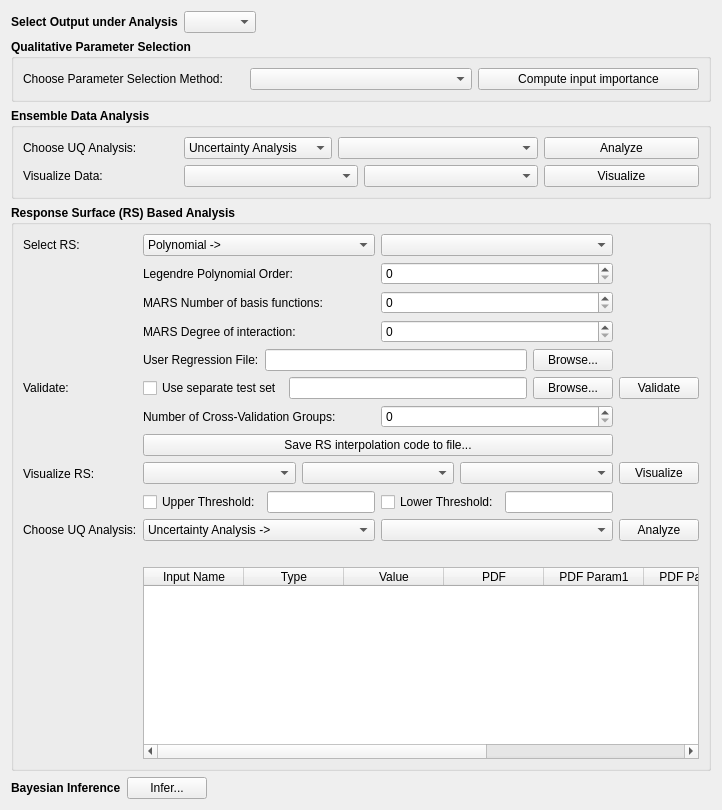
        <widget class="QWidget" name="page_2">
         <layout class="QGridLayout" name="gridLayout_9">
          <item row="0" column="0">
           <layout class="QHBoxLayout" name="horizontalLayout">
            <item>
             <widget class="QLabel" name="output_static">
              <property name="font">
               <font>
                <weight>75</weight>
                <bold>true</bold>
               </font>
              </property>
              <property name="text">
               <string>Select Output under Analysis</string>
              </property>
              <property name="alignment">
               <set>Qt::AlignCenter</set>
              </property>
             </widget>
            </item>
            <item>
             <widget class="QComboBox" name="output_combo">
              <property name="font">
               <font>
                <weight>50</weight>
                <bold>false</bold>
               </font>
              </property>
             </widget>
            </item>
            <item>
             <spacer name="horizontalSpacer">
              <property name="orientation">
               <enum>Qt::Horizontal</enum>
              </property>
              <property name="sizeHint" stdset="0">
               <size>
                <width>40</width>
                <height>20</height>
               </size>
              </property>
             </spacer>
            </item>
           </layout>
          </item>
          <item row="1" column="0">
           <widget class="QGroupBox" name="paramSelectGroup">
            <property name="font">
             <font>
              <weight>75</weight>
              <bold>true</bold>
             </font>
            </property>
            <property name="title">
             <string>Qualitative Parameter Selection</string>
            </property>
            <layout class="QGridLayout" name="gridLayout">
             <item row="0" column="0">
              <layout class="QHBoxLayout" name="horizontalLayout_7">
               <item>
                <widget class="QLabel" name="screen_static">
                 <property name="font">
                  <font>
                   <weight>50</weight>
                   <bold>false</bold>
                  </font>
                 </property>
                 <property name="text">
                  <string>Choose Parameter Selection Method:</string>
                 </property>
                </widget>
               </item>
               <item>
                <widget class="QComboBox" name="screen_combo">
                 <property name="minimumSize">
                  <size>
                   <width>200</width>
                   <height>0</height>
                  </size>
                 </property>
                 <property name="font">
                  <font>
                   <weight>50</weight>
                   <bold>false</bold>
                  </font>
                 </property>
                </widget>
               </item>
               <item>
                <widget class="QPushButton" name="screen_button">
                 <property name="font">
                  <font>
                   <weight>50</weight>
                   <bold>false</bold>
                  </font>
                 </property>
                 <property name="toolTip">
                  <string>The results will be a bar chart that shows the significance
of each input with respect to the chosen output.
You can use this information to eliminate insignificant
input parameters from subsequent analyses.</string>
                 </property>
                 <property name="text">
                  <string>Compute input importance</string>
                 </property>
                </widget>
               </item>
              </layout>
             </item>
            </layout>
           </widget>
          </item>
          <item row="2" column="0">
           <widget class="QGroupBox" name="ensembleDataGroup">
            <property name="font">
             <font>
              <weight>75</weight>
              <bold>true</bold>
             </font>
            </property>
            <property name="title">
             <string>Ensemble Data Analysis</string>
            </property>
            <layout class="QGridLayout" name="gridLayout_2">
             <item row="0" column="0">
              <widget class="QLabel" name="dataAnalyze_static">
               <property name="font">
                <font>
                 <weight>50</weight>
                 <bold>false</bold>
                </font>
               </property>
               <property name="text">
                <string>Choose UQ Analysis:</string>
               </property>
              </widget>
             </item>
             <item row="0" column="1">
              <layout class="QHBoxLayout" name="horizontalLayout_8">
               <item>
                <widget class="QComboBox" name="dataAnalyze_combo1">
                 <property name="font">
                  <font>
                   <weight>50</weight>
                   <bold>false</bold>
                  </font>
                 </property>
                 <property name="toolTip">
                  <string>Select analysis type.</string>
                 </property>
                 <item>
                  <property name="text">
                   <string>Uncertainty Analysis</string>
                  </property>
                 </item>
                 <item>
                  <property name="text">
                   <string>Correlation Analysis</string>
                  </property>
                 </item>
                 <item>
                  <property name="text">
                   <string>Sensitivity Analysis -&gt;</string>
                  </property>
                 </item>
                </widget>
               </item>
               <item>
                <widget class="QComboBox" name="dataAnalyze_combo2">
                 <property name="minimumSize">
                  <size>
                   <width>200</width>
                   <height>0</height>
                  </size>
                 </property>
                 <property name="font">
                  <font>
                   <weight>50</weight>
                   <bold>false</bold>
                  </font>
                 </property>
                 <property name="toolTip">
                  <string>Select analysis subtype, if available.</string>
                 </property>
                </widget>
               </item>
              </layout>
             </item>
             <item row="0" column="2">
              <widget class="QPushButton" name="dataAnalyze_button">
               <property name="font">
                <font>
                 <weight>50</weight>
                 <bold>false</bold>
                </font>
               </property>
               <property name="toolTip">
                <string>Analysis will be performed on the &quot;raw&quot; ensemble.</string>
               </property>
               <property name="text">
                <string>Analyze</string>
               </property>
              </widget>
             </item>
             <item row="1" column="0">
              <widget class="QLabel" name="dataViz_static">
               <property name="font">
                <font>
                 <weight>50</weight>
                 <bold>false</bold>
                </font>
               </property>
               <property name="text">
                <string>Visualize Data:</string>
               </property>
              </widget>
             </item>
             <item row="1" column="1">
              <layout class="QHBoxLayout" name="horizontalLayout_9">
               <item>
                <widget class="QComboBox" name="dataViz_combo1">
                 <property name="font">
                  <font>
                   <weight>50</weight>
                   <bold>false</bold>
                  </font>
                 </property>
                 <property name="toolTip">
                  <string>Select unique input(s) to plot against the output.</string>
                 </property>
                </widget>
               </item>
               <item>
                <widget class="QComboBox" name="dataViz_combo2">
                 <property name="font">
                  <font>
                   <weight>50</weight>
                   <bold>false</bold>
                  </font>
                 </property>
                 <property name="toolTip">
                  <string>Select unique input(s) to plot against the output.</string>
                 </property>
                </widget>
               </item>
              </layout>
             </item>
             <item row="1" column="2">
              <widget class="QPushButton" name="dataViz_button">
               <property name="font">
                <font>
                 <weight>50</weight>
                 <bold>false</bold>
                </font>
               </property>
               <property name="toolTip">
                <string>Selection of 1 input will result in a 2-D scatterplot.
Selection of 2 inputs will result in a 3-D scatterplot.</string>
               </property>
               <property name="text">
                <string>Visualize</string>
               </property>
              </widget>
             </item>
            </layout>
           </widget>
          </item>
          <item row="3" column="0">
           <widget class="QGroupBox" name="RSGroup">
            <property name="font">
             <font>
              <weight>75</weight>
              <bold>true</bold>
             </font>
            </property>
            <property name="title">
             <string>Response Surface (RS) Based Analysis</string>
            </property>
            <layout class="QGridLayout" name="gridLayout_4">
             <item row="0" column="0">
              <widget class="QLabel" name="RS_static">
               <property name="minimumSize">
                <size>
                 <width>0</width>
                 <height>20</height>
                </size>
               </property>
               <property name="font">
                <font>
                 <weight>50</weight>
                 <bold>false</bold>
                </font>
               </property>
               <property name="text">
                <string>Select RS:</string>
               </property>
               <property name="alignment">
                <set>Qt::AlignLeading|Qt::AlignLeft|Qt::AlignVCenter</set>
               </property>
              </widget>
             </item>
             <item row="0" column="1">
              <layout class="QHBoxLayout" name="horizontalLayout_5">
               <item>
                <widget class="RSCombo1" name="RS_combo1">
                 <property name="font">
                  <font>
                   <weight>50</weight>
                   <bold>false</bold>
                  </font>
                 </property>
                 <property name="toolTip">
                  <string>Select response surface type.</string>
                 </property>
                 <item>
                  <property name="text">
                   <string>Polynomial -&gt;</string>
                  </property>
                 </item>
                 <item>
                  <property name="text">
                   <string>MARS -&gt;</string>
                  </property>
                 </item>
                 <item>
                  <property name="text">
                   <string>Support Vector Machine</string>
                  </property>
                 </item>
                 <item>
                  <property name="text">
                   <string>Kriging</string>
                  </property>
                 </item>
                </widget>
               </item>
               <item>
                <widget class="RSCombo2" name="RS_combo2">
                 <property name="font">
                  <font>
                   <weight>50</weight>
                   <bold>false</bold>
                  </font>
                 </property>
                 <property name="toolTip">
                  <string>Select response surface subtype, if available.</string>
                 </property>
                </widget>
               </item>
              </layout>
             </item>
             <item row="2" column="1">
              <layout class="QHBoxLayout" name="horizontalLayout_18">
               <item>
                <widget class="QLabel" name="RSMarsBasis_static">
                 <property name="font">
                  <font>
                   <weight>50</weight>
                   <bold>false</bold>
                  </font>
                 </property>
                 <property name="text">
                  <string>MARS Number of basis functions:</string>
                 </property>
                 <property name="alignment">
                  <set>Qt::AlignLeading|Qt::AlignLeft|Qt::AlignVCenter</set>
                 </property>
                </widget>
               </item>
               <item>
                <widget class="MarsBasisSpinBox" name="RSMarsBasis_spin">
                 <property name="font">
                  <font>
                   <weight>50</weight>
                   <bold>false</bold>
                  </font>
                 </property>
                 <property name="toolTip">
                  <string>Depending on the chosen response surface, you can
customize its parameter(s). A higher value will result
in a more accurate response surface, but at the expense
of longer runtime.</string>
                 </property>
                </widget>
               </item>
              </layout>
             </item>
             <item row="3" column="1">
              <layout class="QHBoxLayout" name="horizontalLayout_24">
               <item>
                <widget class="QLabel" name="RSMarsDegree_static">
                 <property name="font">
                  <font>
                   <weight>50</weight>
                   <bold>false</bold>
                  </font>
                 </property>
                 <property name="text">
                  <string>MARS Degree of interaction:</string>
                 </property>
                 <property name="alignment">
                  <set>Qt::AlignLeading|Qt::AlignLeft|Qt::AlignVCenter</set>
                 </property>
                </widget>
               </item>
               <item>
                <widget class="MarsDegreeSpinBox" name="RSMarsDegree_spin">
                 <property name="font">
                  <font>
                   <weight>50</weight>
                   <bold>false</bold>
                  </font>
                 </property>
                 <property name="toolTip">
                  <string>Depending on the chosen response surface, you can
customize its parameter(s). A higher value will result
in a more accurate response surface, but at the expense
of longer runtime.</string>
                 </property>
                </widget>
               </item>
              </layout>
             </item>
             <item row="5" column="1">
              <layout class="QHBoxLayout" name="horizontalLayout_25">
               <item>
                <widget class="QLabel" name="expertUserRegression_static">
                 <property name="font">
                  <font>
                   <weight>50</weight>
                   <bold>false</bold>
                  </font>
                 </property>
                 <property name="text">
                  <string>User Regression File:</string>
                 </property>
                </widget>
               </item>
               <item>
                <widget class="QLineEdit" name="expertUserRegressionFile_edit">
                 <property name="font">
                  <font>
                   <weight>50</weight>
                   <bold>false</bold>
                  </font>
                 </property>
                 <property name="toolTip">
                  <string>For the user-regression response surface, an executable
that reads the inputs and writes the output is required.</string>
                 </property>
                 <property name="readOnly">
                  <bool>true</bool>
                 </property>
                </widget>
               </item>
               <item>
                <widget class="QPushButton" name="expertUserRegressionBrowse_button">
                 <property name="font">
                  <font>
                   <weight>50</weight>
                   <bold>false</bold>
                  </font>
                 </property>
                 <property name="text">
                  <string>Browse...</string>
                 </property>
                </widget>
               </item>
              </layout>
             </item>
             <item row="6" column="0">
              <widget class="QLabel" name="label_2">
               <property name="font">
                <font>
                 <weight>50</weight>
                 <bold>false</bold>
                </font>
               </property>
               <property name="text">
                <string>Validate:</string>
               </property>
              </widget>
             </item>
             <item row="6" column="1">
              <layout class="QHBoxLayout" name="horizontalLayout_39">
               <item>
                <widget class="QCheckBox" name="testSet_chkbox">
                 <property name="font">
                  <font>
                   <weight>50</weight>
                   <bold>false</bold>
                  </font>
                 </property>
                 <property name="text">
                  <string>Use separate test set</string>
                 </property>
                </widget>
               </item>
               <item>
                <widget class="QLineEdit" name="testSet_edit">
                 <property name="font">
                  <font>
                   <weight>50</weight>
                   <bold>false</bold>
                  </font>
                 </property>
                 <property name="readOnly">
                  <bool>true</bool>
                 </property>
                </widget>
               </item>
               <item>
                <widget class="QPushButton" name="testSetBrowse_button">
                 <property name="font">
                  <font>
                   <weight>50</weight>
                   <bold>false</bold>
                  </font>
                 </property>
                 <property name="text">
                  <string>Browse...</string>
                 </property>
                </widget>
               </item>
              </layout>
             </item>
             <item row="6" column="2">
              <widget class="QPushButton" name="RSValidate_button">
               <property name="font">
                <font>
                 <weight>50</weight>
                 <bold>false</bold>
                </font>
               </property>
               <property name="toolTip">
                <string>The results will be a histogram of response surface errors
and a scatterplot of actual vs. predicted values.
If the response surface is a good fit, (1) the histogram bars
 should be centered near zero, and (2) the scatterplot
should resemble a diagonal line.</string>
               </property>
               <property name="text">
                <string>Validate</string>
               </property>
              </widget>
             </item>
             <item row="7" column="1">
              <layout class="QHBoxLayout" name="horizontalLayout_23">
               <item>
                <widget class="QLabel" name="RSValidationGroups_static">
                 <property name="font">
                  <font>
                   <weight>50</weight>
                   <bold>false</bold>
                  </font>
                 </property>
                 <property name="text">
                  <string>Number of Cross-Validation Groups:</string>
                 </property>
                </widget>
               </item>
               <item>
                <widget class="QSpinBox" name="RSValidationGroups_spin">
                 <property name="font">
                  <font>
                   <weight>50</weight>
                   <bold>false</bold>
                  </font>
                 </property>
                </widget>
               </item>
              </layout>
             </item>
             <item row="8" column="1">
              <widget class="QPushButton" name="RSCodeBrowse_button">
               <property name="font">
                <font>
                 <weight>50</weight>
                 <bold>false</bold>
                </font>
               </property>
               <property name="toolTip">
                <string>Click to save the trained response surface as a Python
script that reads the inputs and writes the output.</string>
               </property>
               <property name="text">
                <string>Save RS interpolation code to file...</string>
               </property>
              </widget>
             </item>
             <item row="9" column="0">
              <widget class="QLabel" name="RSViz_static">
               <property name="minimumSize">
                <size>
                 <width>0</width>
                 <height>23</height>
                </size>
               </property>
               <property name="font">
                <font>
                 <weight>50</weight>
                 <bold>false</bold>
                </font>
               </property>
               <property name="text">
                <string>Visualize RS:</string>
               </property>
              </widget>
             </item>
             <item row="9" column="1">
              <layout class="QHBoxLayout" name="horizontalLayout_6">
               <item>
                <widget class="QComboBox" name="RSViz_combo1">
                 <property name="font">
                  <font>
                   <weight>50</weight>
                   <bold>false</bold>
                  </font>
                 </property>
                 <property name="toolTip">
                  <string>Select unique input(s) to plot against the output.</string>
                 </property>
                </widget>
               </item>
               <item>
                <widget class="QComboBox" name="RSViz_combo2">
                 <property name="font">
                  <font>
                   <weight>50</weight>
                   <bold>false</bold>
                  </font>
                 </property>
                 <property name="toolTip">
                  <string>Select unique input(s) to plot against the output.</string>
                 </property>
                </widget>
               </item>
               <item>
                <widget class="QComboBox" name="RSViz_combo3">
                 <property name="font">
                  <font>
                   <weight>50</weight>
                   <bold>false</bold>
                  </font>
                 </property>
                 <property name="toolTip">
                  <string>Select unique input(s) to plot against the output.</string>
                 </property>
                </widget>
               </item>
              </layout>
             </item>
             <item row="9" column="2">
              <widget class="QPushButton" name="RSViz_button">
               <property name="font">
                <font>
                 <weight>50</weight>
                 <bold>false</bold>
                </font>
               </property>
               <property name="toolTip">
                <string>The resulting plots will show output values
interpolated from the trained response surface.</string>
               </property>
               <property name="text">
                <string>Visualize</string>
               </property>
              </widget>
             </item>
             <item row="10" column="1">
              <layout class="QHBoxLayout" name="horizontalLayout_19">
               <item>
                <layout class="QHBoxLayout" name="horizontalLayout_3">
                 <item>
                  <widget class="QCheckBox" name="RSVizMax_chkbox">
                   <property name="font">
                    <font>
                     <pointsize>9</pointsize>
                     <weight>50</weight>
                     <bold>false</bold>
                    </font>
                   </property>
                   <property name="toolTip">
                    <string>To focus onto a specific range of the output,
restrict the upper and lower thresholds.</string>
                   </property>
                   <property name="text">
                    <string>Upper Threshold:</string>
                   </property>
                  </widget>
                 </item>
                 <item>
                  <widget class="QLineEdit" name="RSVizMax_edit">
                   <property name="font">
                    <font>
                     <weight>50</weight>
                     <bold>false</bold>
                    </font>
                   </property>
                  </widget>
                 </item>
                </layout>
               </item>
               <item>
                <layout class="QHBoxLayout" name="horizontalLayout_2">
                 <item>
                  <widget class="QCheckBox" name="RSVizMin_chkbox">
                   <property name="font">
                    <font>
                     <pointsize>9</pointsize>
                     <weight>50</weight>
                     <bold>false</bold>
                    </font>
                   </property>
                   <property name="toolTip">
                    <string>To focus onto a specific range of the output,
restrict the upper and lower thresholds.</string>
                   </property>
                   <property name="text">
                    <string>Lower Threshold:</string>
                   </property>
                  </widget>
                 </item>
                 <item>
                  <widget class="QLineEdit" name="RSVizMin_edit">
                   <property name="font">
                    <font>
                     <weight>50</weight>
                     <bold>false</bold>
                    </font>
                   </property>
                  </widget>
                 </item>
                </layout>
               </item>
              </layout>
             </item>
             <item row="11" column="0">
              <widget class="QLabel" name="RSAnalyze_static">
               <property name="font">
                <font>
                 <weight>50</weight>
                 <bold>false</bold>
                </font>
               </property>
               <property name="text">
                <string>Choose UQ Analysis:</string>
               </property>
              </widget>
             </item>
             <item row="11" column="1">
              <layout class="QHBoxLayout" name="horizontalLayout_10">
               <item>
                <widget class="QComboBox" name="RSAnalyze_combo1">
                 <property name="font">
                  <font>
                   <weight>50</weight>
                   <bold>false</bold>
                  </font>
                 </property>
                 <property name="toolTip">
                  <string>Select analysis type.</string>
                 </property>
                 <item>
                  <property name="text">
                   <string>Uncertainty Analysis -&gt;</string>
                  </property>
                 </item>
                 <item>
                  <property name="text">
                   <string>Sensitivity Analysis -&gt;</string>
                  </property>
                 </item>
                 <item>
                  <property name="text">
                   <string>Point Evaluation</string>
                  </property>
                 </item>
                </widget>
               </item>
               <item>
                <widget class="QComboBox" name="RSAnalyze_combo2">
                 <property name="minimumSize">
                  <size>
                   <width>120</width>
                   <height>0</height>
                  </size>
                 </property>
                 <property name="font">
                  <font>
                   <weight>50</weight>
                   <bold>false</bold>
                  </font>
                 </property>
                 <property name="toolTip">
                  <string>Select analysis subtype, if available.</string>
                 </property>
                </widget>
               </item>
              </layout>
             </item>
             <item row="11" column="2">
              <widget class="QPushButton" name="RSAnalyze_button">
               <property name="font">
                <font>
                 <weight>50</weight>
                 <bold>false</bold>
                </font>
               </property>
               <property name="toolTip">
                <string>Analysis will be performed on a much larger ensemble,
where the output values are interpolated from
the response surface. The results should be smoother
than those achieved through ensemble data analysis.</string>
               </property>
               <property name="text">
                <string>Analyze</string>
               </property>
              </widget>
             </item>
             <item row="13" column="1" colspan="2">
              <widget class="InputPriorTable" name="inputPrior_table">
               <property name="font">
                <font>
                 <weight>50</weight>
                 <bold>false</bold>
                </font>
               </property>
               <property name="toolTip">
                <string>Input probability distributions can be modified
based on prior knowledge about the input parameters.</string>
               </property>
               <column>
                <property name="text">
                 <string>Input Name</string>
                </property>
               </column>
               <column>
                <property name="text">
                 <string>Type</string>
                </property>
               </column>
               <column>
                <property name="text">
                 <string>Value</string>
                </property>
               </column>
               <column>
                <property name="text">
                 <string>PDF</string>
                </property>
               </column>
               <column>
                <property name="text">
                 <string>PDF Param1</string>
                </property>
               </column>
               <column>
                <property name="text">
                 <string>PDF Param2</string>
                </property>
               </column>
               <column>
                <property name="text">
                 <string>Min</string>
                </property>
               </column>
               <column>
                <property name="text">
                 <string>Max</string>
                </property>
               </column>
              </widget>
             </item>
             <item row="1" column="1">
              <layout class="QHBoxLayout" name="horizontalLayout_4">
               <item>
                <widget class="QLabel" name="RSLegendre_static">
                 <property name="font">
                  <font>
                   <weight>50</weight>
                   <bold>false</bold>
                  </font>
                 </property>
                 <property name="text">
                  <string>Legendre Polynomial Order:</string>
                 </property>
                 <property name="alignment">
                  <set>Qt::AlignLeading|Qt::AlignLeft|Qt::AlignVCenter</set>
                 </property>
                </widget>
               </item>
               <item>
                <widget class="LegendreSpinBox" name="RSLegendre_spin">
                 <property name="font">
                  <font>
                   <weight>50</weight>
                   <bold>false</bold>
                  </font>
                 </property>
                 <property name="toolTip">
                  <string>Depending on the chosen response surface, you can
customize its parameter(s). A higher value will result
in a more accurate response surface, but at the expense
of longer runtime.</string>
                 </property>
                </widget>
               </item>
              </layout>
             </item>
             <item row="12" column="1">
              <widget class="QLabel" name="pointEval_label">
               <property name="font">
                <font>
                 <weight>50</weight>
                 <bold>false</bold>
                </font>
               </property>
               <property name="text">
                <string/>
               </property>
              </widget>
             </item>
            </layout>
           </widget>
          </item>
          <item row="4" column="0">
           <layout class="QHBoxLayout" name="horizontalLayout_26">
            <item>
             <widget class="QLabel" name="label">
              <property name="font">
               <font>
                <weight>75</weight>
                <bold>true</bold>
               </font>
              </property>
              <property name="text">
               <string>Bayesian Inference</string>
              </property>
             </widget>
            </item>
            <item>
             <widget class="QPushButton" name="expertInfer_button">
              <property name="toolTip">
               <string>Click to open separate dialog for Bayesian Inference.</string>
              </property>
              <property name="text">
               <string>Infer...</string>
              </property>
             </widget>
            </item>
            <item>
             <spacer name="horizontalSpacer_11">
              <property name="orientation">
               <enum>Qt::Horizontal</enum>
              </property>
              <property name="sizeHint" stdset="0">
               <size>
                <width>40</width>
                <height>20</height>
               </size>
              </property>
             </spacer>
            </item>
           </layout>
          </item>
         </layout>
        </widget>
